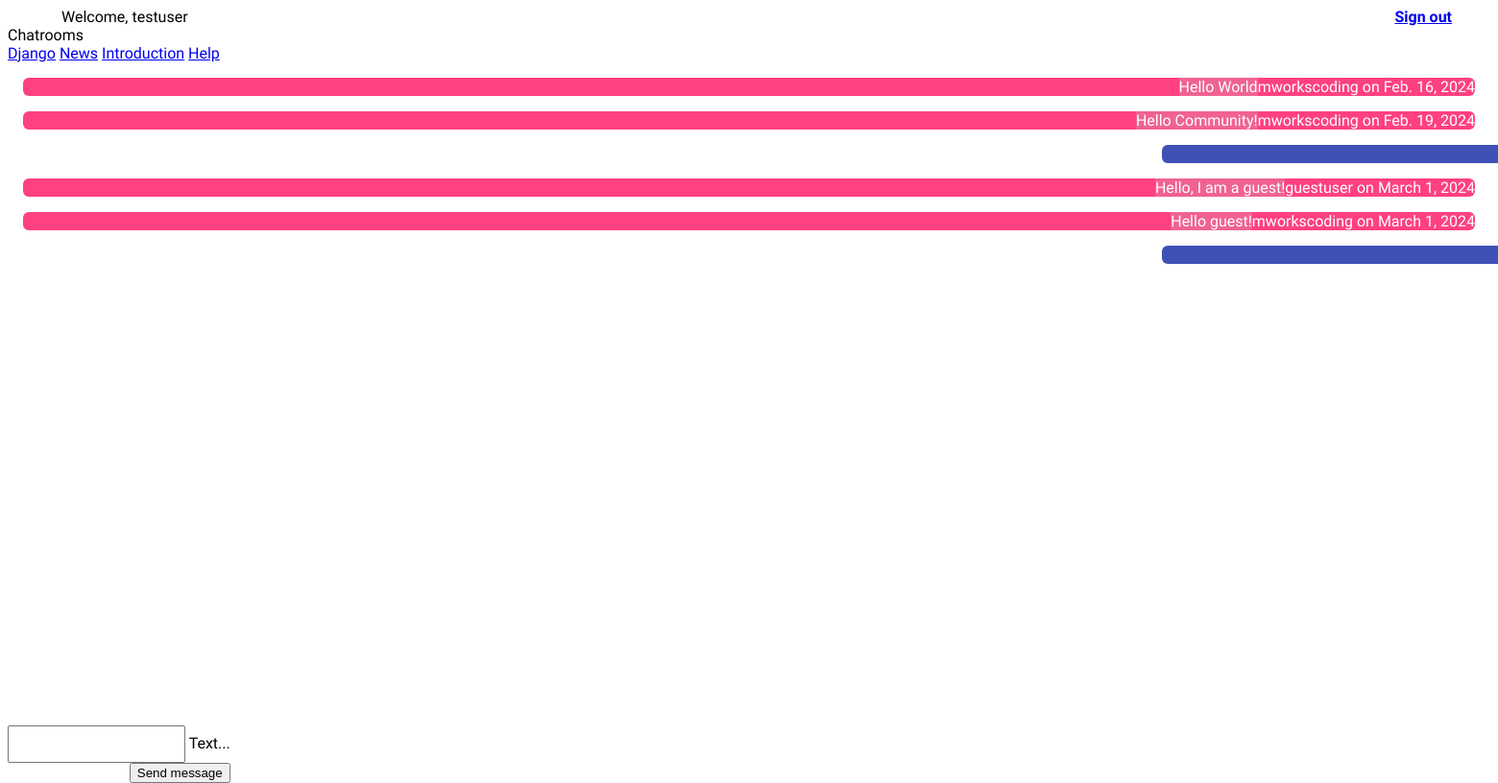
Screenshot of /chat/django (signed in) with the database file from the repository.
### chat/models.py (models this page shows)
class Message(models.Model):
    text = models.CharField(max_length=500)
    created_at = models.DateField(default=date.today)
    chat = models.ForeignKey(Chat, on_delete=models.CASCADE, related_name='chat_message_set', default=None, blank=True, null=True)
    author = models.ForeignKey(settings.AUTH_USER_MODEL, on_delete=models.CASCADE, related_name='author_message_set')
    receiver = models.ForeignKey(settings.AUTH_USER_MODEL, on_delete=models.CASCADE, related_name='receiver_message_set')

### chat/views.py (the view)
# urls.py: path('chat/', index),
@login_required(login_url='/login/')#redirect if not logged in
def index(request):
    index_chat = request.path.find("/chat/")     # get url name
    if index_chat != -1: # Extract the substring after "/chat/"
        chat_name = request.path[index_chat + len("/chat/"):]
    else:
        print("Not found in the path.")
        chat_name = ''
    if chat_name == '':
        redirect_to = request.GET.get('next', '/chat/django')
        return HttpResponseRedirect(redirect_to)
    chat_object = 1
    if chat_name == 'django':
        chat_object = 1
    elif chat_name == 'news':
        chat_object = 2
    elif chat_name == 'introduction':
        chat_object = 3
    elif chat_name == 'help':
        chat_object = 4
    else:
        chat_object = 1  # Default to 'django' if no chat room is specified
    if request.method == 'POST':
        mychat = Chat.objects.get(id=chat_object)
        new_message = Message.objects.create(text=request.POST['textmessage'] ,chat=mychat, author=request.user, receiver=request.user)
        serialized_obj = serializers.serialize('json', [new_message, ])
        return JsonResponse(serialized_obj[1:-1], safe=False)
    chatMessages = Message.objects.filter(chat__id=chat_object)
    return render(request, 'chat/index.html', {'messages': chatMessages, 'chat_name' : chat_name })

### chat/templates/chat/index.html (shortened to what this page needs)
{% extends "master.html" %}
{% block content %}
{% if request.user.is_authenticated %}
<div class="chat-content" id="messageContainer">
  {% for message in messages %}
  {% if message.author == request.user %}
    <div class="demo-card-square mdl-card mdl-shadow--2dp mdl-card-user">
    </div>
{% else %}
  <div class="demo-card-square mdl-card mdl-shadow--2dp mdl-card-not-user">
    <div class="mdl-card__supporting-text mdl-card-not-user-text">
      {{ message.text }}
    </div>
    <div class="mdl-card__actions mdl-card--border">
      <span class="mdl-card__supporting-text">
        {{ message.author.username }} on {{ message.created_at }}
      </span>
    </div>
  </div>
{% endif %} {% endfor %}
</div>
<div class="mdl-card__actions mdl-card--border mdl-card-center input-send-div">
  <form onsubmit="sendMessage('{{ chat_name }}'); return false;" method="POST">
    <div class="mdl-textfield mdl-js-textfield mdl-textfield--floating-label">
      <input
        class="mdl-textfield__input"
        name="textmessage"
        type="text"
        id="messageField"
        required
      />
      <label class="mdl-textfield__label" for="messageField">Text...</label>
    </div>
    <button
      class="mdl-button mdl-js-button mdl-button--raised mdl-button--colored"
    >
      Send message
    </button>
  </form>
</div>
{% else %}
<p class="signin-signup mdl-card-center">
  You are not logged in. Please log in <a href="/login/"><b>here</b></a> to read
  your Messages
</p>
{% endif %}
{% endblock %}

### templates/master.html (shortened to what this page needs)
<!DOCTYPE html>
<html lang="en">
  <head>
    {% load static %}
    <link rel="stylesheet" href="{% static 'css/fonts.css' %}">
    <link rel="stylesheet" href="{% static 'css/style.css' %}" />
    <link rel="stylesheet" href="https://code.getmdl.io/1.3.0/material.indigo-pink.min.css" />
  </head>
 <body>
  <div class="mdl-layout mdl-js-layout">
    <header class="mdl-layout__header mdl-layout__header--scroll">
      <div class="mdl-layout__header-row" style="display: flex; align-items: center; justify-content: space-between;">
        {% if request.user.is_authenticated %}
        <span class="mdl-layout-title" style="margin-left: 16px">Welcome, {{ request.user.username }}</span>
        <span class="mdl-layout-title"><a href="/sign_out/"><b>Sign out</b></a></span>
        {% else %}
        <span class="mdl-layout-title">Django Chat App</span>
        {% endif %}
      </div>
    </header>
    {% if request.user.is_authenticated %}
    <div class="mdl-layout__drawer">
      <span class="mdl-layout-title">Chatrooms</span>
      <nav class="mdl-navigation">
        <a class="mdl-navigation__link" href="/chat/django">Django</a>
        <a class="mdl-navigation__link" href="/chat/news">News</a>
        <a class="mdl-navigation__link" href="/chat/introduction">Introduction</a>
        <a class="mdl-navigation__link" href="/chat/help">Help</a>
      </nav>
    </div>
    {% endif %}
      <div>
        {% block content%}
         {% endblock %}
    </div>
  </div>
  </body>
</html>

### static/css/style.css (style rules this page uses)
html { scroll-behavior: smooth; }
body { min-height: 100vh; font-family: 'Roboto', sans-serif; }
.mdl-layout { height: calc(100vh - 105px) !important; }
.mdl-textfield__input { line-height: 2.5 !important; }
.mdl-card { border-radius: 6px !important }
.mdl-card-center { display: flex; flex-direction: column; align-items: center; }
.mdl-layout__header-row { padding: 0 40px 0 40px !important; }
.mdl-card-user { min-height: unset !important; background-color: #3f51b5 !important; display: flex !important; justify-content: flex-end !important; position: relative !important; left: calc(100vw - 374px) !important; margin: 16px !important; }
.mdl-card-not-user { min-height: unset !important; background-color: rgb(255, 64, 129) !important; display: flex !important; justify-content: flex-end !important; position: relative !important; margin: 16px !important; }
.mdl-card-not-user-text { background-color: #f06292 !important; }
.input-send-div { position: fixed; bottom: 0; background-color: white !important; z-index: 1; }
.mdl-card__supporting-text { color: white !important; }
.mdl-card__actions { text-align: end !important; }

### rows the page displays
Message: text "Hello World", author.username "mworkscoding", created_at "Feb. 16, 2024"
Message: text "Hello Community!", author.username "mworkscoding", created_at "Feb. 19, 2024"
Message: text "Hello, I am a guest!", author.username "guestuser", created_at "March 1, 2024"
Message: text "Hello guest!", author.username "mworkscoding", created_at "March 1, 2024"

### other values shown
{{ request.user.username }} "testuser"
